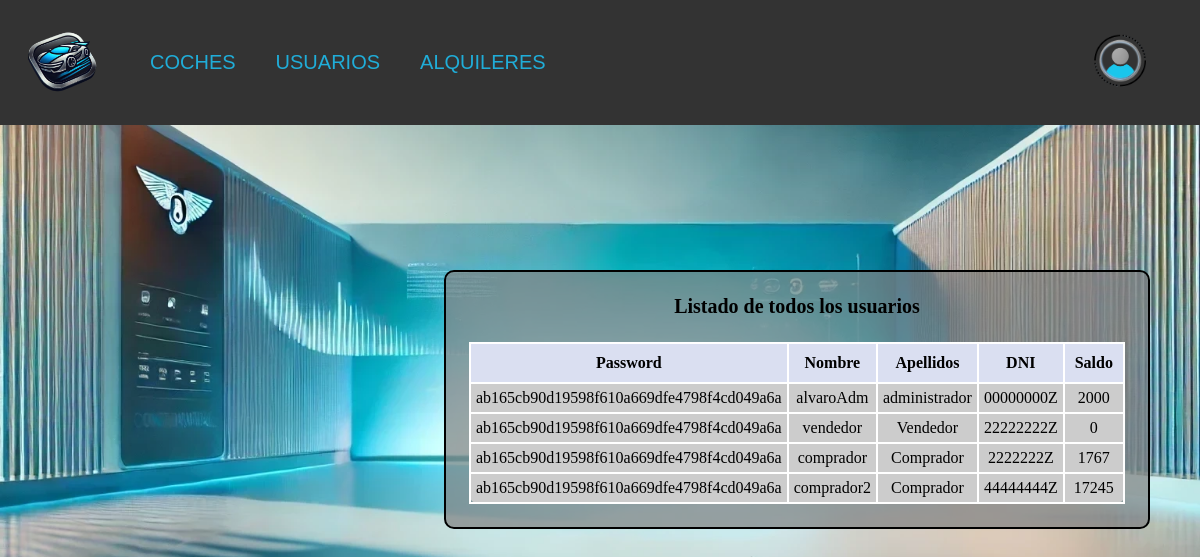
Screenshot of /subMenus/usuarios/ListarUsuarios.php with the database file from the repository.
### tables this page shows
CREATE TABLE `usuarios` (
  `id_usuario` int(10) UNSIGNED NOT NULL,
  `password` varchar(100) DEFAULT NULL,
  `nombre` varchar(50) DEFAULT NULL,
  `apellidos` varchar(50) DEFAULT NULL,
  `dni` varchar(9) DEFAULT NULL,
  `saldo` float DEFAULT NULL
);

### subMenus/usuarios/ListarUsuarios.php (the view, shortened to what this page needs)
<?php
$usuario = isset($_SESSION['usuario']) ? $_SESSION['usuario'] : null;
?>
<!DOCTYPE html>
<html lang="es">
<head>
</head>
<body>
    <nav>
        <img src="../../img-Internas/logo.png" alt="Logo" height="100px">
        <ul>
            <li>
                <a href="#">COCHES</a>
            </li>
            <li>
                <a href="#">USUARIOS</a>
            </li>
            <li>
                <a href="#">ALQUILERES</a>
            </li>
        </ul>
        <?php if ($usuario): ?>
            <div class="contenedor-imagen" style="margin-left: auto;">
                <a href="#">
                    <img src="../../img-Internas/InicioS.png" alt="Inicio Sesión" height="60px">
                </a>
                <div class="submenu-izquierda" style="display:block; left: -130px;">
                    <span>Bienvenido, <?php echo htmlspecialchars($usuario['nombre']); ?>!</span>
                    <form method="POST" style="margin:0;">
                        <button type="submit" name="logout">Cerrar Sesión</button>
                    </form>
                </div>
            </div>
        <?php else: ?>
            <div class="contenedor-imagen" style="margin-left: auto;">
                <a href="../../subMenus/LoginRegister/Login.php">
                    <img src="../../img-Internas/InicioS.png" alt="Inicio Sesión" height="60px">
                </a>
            </div>
        <?php endif; ?>
    </nav>
<?php
$conexion = mysqli_connect("localhost", "root", "rootroot");
$nombreTabla = "usuarios";
$instruccion = "select * from $nombreTabla";
$consulta = mysqli_query($conexion, $instruccion);
$nfilas = mysqli_num_rows($consulta);
$posTop = "270px";
$posLeft = "37%";
print ("<table style='position:absolute; top:$posTop; left:$posLeft; background-color:rgba(128, 128, 128, 0.7); border:2px solid black; border-radius:10px; width:500px; height:auto; padding:20px;'>\n");
print ("<tr><td style='text-align:center; font-weight:bold; font-size:20px;'>Listado de todos los usuarios</td></tr>\n");
print ("<tr><td style='vertical-align:top;'>\n");
if ($nfilas > 0) {
    print ("<table style='background-color:#ccc; border-radius:10px; border-collapse: collapse; text-align:center; width:100%; margin-top:20px;'>\n");
    print ("<tr style='background-color: #dadff1;'>\n");
    print ("<th style='border:2px solid white; padding:10px;'>Password</th>\n");
    print ("<th style='border:2px solid white; padding:10px;'>Nombre</th>\n");
    print ("<th style='border:2px solid white; padding:10px;'>Apellidos</th>\n");
    print ("<th style='border:2px solid white; padding:10px;'>DNI</th>\n");
    print ("<th style='border:2px solid white; padding:10px;'>Saldo</th>\n");
    print ("</tr>\n");
    for ($i = 0; $i < $nfilas; $i++) {
        $resultado = mysqli_fetch_array($consulta);
        print ("<tr>\n");
        print ("<td style='border:2px solid white; padding:5px;'>" . $resultado['password'] . "</td>\n");
        print ("<td style='border:2px solid white; padding:5px;'>" . $resultado['nombre'] . "</td>\n");
        print ("<td style='border:2px solid white; padding:5px;'>" . $resultado['apellidos'] . "</td>\n");
        print ("<td style='border:2px solid white; padding:5px;'>" . $resultado['dni'] . "</td>\n");
        print ("<td style='border:2px solid white; padding:5px;'>" . $resultado['saldo'] . "</td>\n");
        print ("</tr>\n");
    }
    print ("</table>\n");
} else {
    print ("No hay usuarios disponibles");
}
print ("</td></tr>\n");
print ("</table>\n");
?>
</body>
</html>

### subMenus/usuarios/ListarUsuarios.php (style rules this page uses)
html, body { height: 100%; margin: 0; background: url('../../img-Internas/fondoPaginaVacio.png') no-repeat center/cover; }
nav { display: flex; align-items: center; background-color: #333; padding: 10px; position: relative; }
nav img { margin-right: 20px; }
nav ul { list-style: none; display: flex; margin: 0; padding: 0; }
nav li { position: relative; }
nav a { display: block; padding: 20px; text-decoration: none; font-size: 20px; color: #20add8; font-family: "Verdana", sans-serif; }
.contenedor-imagen { position: relative; display: inline-block; }

### rows the page displays
usuarios: password "ab165cb90d19598f610a669dfe4798f4cd049a6a", nombre "alvaroAdm", apellidos "administrador", dni "00000000Z", saldo "2000"
usuarios: password "ab165cb90d19598f610a669dfe4798f4cd049a6a", nombre "vendedor", apellidos "Vendedor", dni "22222222Z", saldo "0"
usuarios: password "ab165cb90d19598f610a669dfe4798f4cd049a6a", nombre "comprador", apellidos "Comprador", dni "2222222Z", saldo "1767"
usuarios: password "ab165cb90d19598f610a669dfe4798f4cd049a6a", nombre "comprador2", apellidos "Comprador", dni "44444444Z", saldo "17245"
